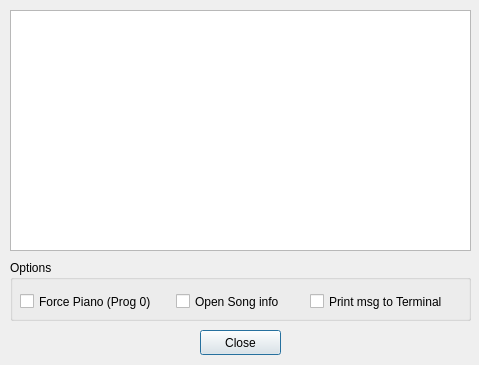
<?xml version="1.0" encoding="UTF-8"?>
<ui version="4.0">
 <class>DialogInformation</class>
 <widget class="QDialog" name="DialogInformation">
  <property name="geometry">
   <rect>
    <x>0</x>
    <y>0</y>
    <width>479</width>
    <height>365</height>
   </rect>
  </property>
  <property name="windowTitle">
   <string>Dialog</string>
  </property>
  <widget class="QPushButton" name="pushButton_Close">
   <property name="geometry">
    <rect>
     <x>200</x>
     <y>330</y>
     <width>81</width>
     <height>25</height>
    </rect>
   </property>
   <property name="text">
    <string>Close</string>
   </property>
  </widget>
  <widget class="QGroupBox" name="groupBox">
   <property name="geometry">
    <rect>
     <x>10</x>
     <y>260</y>
     <width>461</width>
     <height>61</height>
    </rect>
   </property>
   <property name="title">
    <string>Options</string>
   </property>
   <widget class="QCheckBox" name="checkBox_PrintTerminalMsg">
    <property name="geometry">
     <rect>
      <x>300</x>
      <y>30</y>
      <width>141</width>
      <height>23</height>
     </rect>
    </property>
    <property name="text">
     <string>Print msg to Terminal</string>
    </property>
   </widget>
   <widget class="QCheckBox" name="checkBox_ForceIntrument0">
    <property name="geometry">
     <rect>
      <x>10</x>
      <y>30</y>
      <width>141</width>
      <height>23</height>
     </rect>
    </property>
    <property name="text">
     <string>Force Piano (Prog 0)</string>
    </property>
   </widget>
   <widget class="QCheckBox" name="checkBox_ShowSongInfo">
    <property name="geometry">
     <rect>
      <x>166</x>
      <y>30</y>
      <width>121</width>
      <height>23</height>
     </rect>
    </property>
    <property name="text">
     <string>Open Song info</string>
    </property>
   </widget>
  </widget>
  <widget class="QTextBrowser" name="textBrowser">
   <property name="geometry">
    <rect>
     <x>10</x>
     <y>10</y>
     <width>461</width>
     <height>241</height>
    </rect>
   </property>
  </widget>
 </widget>
 <resources/>
 <connections/>
</ui>
